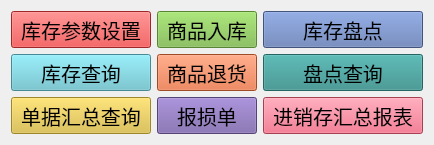
          <widget class="QWidget" name="page_4">
           <layout class="QGridLayout" name="gridLayout_4">
            <item row="0" column="0">
             <widget class="back_view_2_botton" name="toolButton_33">
              <property name="sizePolicy">
               <sizepolicy hsizetype="Expanding" vsizetype="Expanding">
                <horstretch>0</horstretch>
                <verstretch>0</verstretch>
               </sizepolicy>
              </property>
              <property name="font">
               <font>
                <pointsize>15</pointsize>
               </font>
              </property>
              <property name="focusPolicy">
               <enum>Qt::StrongFocus</enum>
              </property>
              <property name="styleSheet">
               <string notr="true">background:#df3736;</string>
              </property>
              <property name="text">
               <string>库存参数设置</string>
              </property>
              <property name="icon">
               <iconset resource="../res.qrc">
                <normaloff>:/image/widgets_pic/y12.png</normaloff>:/image/widgets_pic/y12.png</iconset>
              </property>
              <property name="toolButtonStyle">
               <enum>Qt::ToolButtonTextUnderIcon</enum>
              </property>
              <property name="outer_stylesheet" stdset="0">
               <string>backview_select_big</string>
              </property>
              <property name="id" stdset="0">
               <number>0</number>
              </property>
             </widget>
            </item>
            <item row="0" column="1">
             <widget class="back_view_2_botton" name="toolButton_34">
              <property name="sizePolicy">
               <sizepolicy hsizetype="Expanding" vsizetype="Expanding">
                <horstretch>0</horstretch>
                <verstretch>0</verstretch>
               </sizepolicy>
              </property>
              <property name="font">
               <font>
                <pointsize>15</pointsize>
               </font>
              </property>
              <property name="focusPolicy">
               <enum>Qt::StrongFocus</enum>
              </property>
              <property name="styleSheet">
               <string notr="true">background:#7aba46;</string>
              </property>
              <property name="text">
               <string>商品入库</string>
              </property>
              <property name="icon">
               <iconset resource="../res.qrc">
                <normaloff>:/image/widgets_pic/r8.png</normaloff>:/image/widgets_pic/r8.png</iconset>
              </property>
              <property name="toolButtonStyle">
               <enum>Qt::ToolButtonTextUnderIcon</enum>
              </property>
              <property name="outer_stylesheet" stdset="0">
               <string>backview_select_big</string>
              </property>
              <property name="id" stdset="0">
               <number>1</number>
              </property>
             </widget>
            </item>
            <item row="0" column="2">
             <widget class="back_view_2_botton" name="toolButton_35">
              <property name="sizePolicy">
               <sizepolicy hsizetype="Expanding" vsizetype="Expanding">
                <horstretch>0</horstretch>
                <verstretch>0</verstretch>
               </sizepolicy>
              </property>
              <property name="font">
               <font>
                <pointsize>15</pointsize>
               </font>
              </property>
              <property name="focusPolicy">
               <enum>Qt::StrongFocus</enum>
              </property>
              <property name="styleSheet">
               <string notr="true">background:#5c76b0;</string>
              </property>
              <property name="text">
               <string>库存盘点</string>
              </property>
              <property name="icon">
               <iconset resource="../res.qrc">
                <normaloff>:/image/widgets_pic/r6.png</normaloff>:/image/widgets_pic/r6.png</iconset>
              </property>
              <property name="toolButtonStyle">
               <enum>Qt::ToolButtonTextUnderIcon</enum>
              </property>
              <property name="outer_stylesheet" stdset="0">
               <string>backview_select_big</string>
              </property>
              <property name="id" stdset="0">
               <number>2</number>
              </property>
             </widget>
            </item>
            <item row="1" column="0">
             <widget class="back_view_2_botton" name="toolButton_36">
              <property name="sizePolicy">
               <sizepolicy hsizetype="Expanding" vsizetype="Expanding">
                <horstretch>0</horstretch>
                <verstretch>0</verstretch>
               </sizepolicy>
              </property>
              <property name="font">
               <font>
                <pointsize>15</pointsize>
               </font>
              </property>
              <property name="focusPolicy">
               <enum>Qt::StrongFocus</enum>
              </property>
              <property name="styleSheet">
               <string notr="true">background:#64c1cf;</string>
              </property>
              <property name="text">
               <string>库存查询</string>
              </property>
              <property name="icon">
               <iconset resource="../res.qrc">
                <normaloff>:/image/widgets_pic/r5.png</normaloff>:/image/widgets_pic/r5.png</iconset>
              </property>
              <property name="toolButtonStyle">
               <enum>Qt::ToolButtonTextUnderIcon</enum>
              </property>
              <property name="outer_stylesheet" stdset="0">
               <string>backview_select_big</string>
              </property>
              <property name="id" stdset="0">
               <number>3</number>
              </property>
             </widget>
            </item>
            <item row="1" column="1">
             <widget class="back_view_2_botton" name="toolButton_37">
              <property name="sizePolicy">
               <sizepolicy hsizetype="Expanding" vsizetype="Expanding">
                <horstretch>0</horstretch>
                <verstretch>0</verstretch>
               </sizepolicy>
              </property>
              <property name="font">
               <font>
                <pointsize>15</pointsize>
               </font>
              </property>
              <property name="focusPolicy">
               <enum>Qt::StrongFocus</enum>
              </property>
              <property name="styleSheet">
               <string notr="true">background:#e26835;</string>
              </property>
              <property name="text">
               <string>商品退货</string>
              </property>
              <property name="icon">
               <iconset resource="../res.qrc">
                <normaloff>:/image/widgets_pic/r9.png</normaloff>:/image/widgets_pic/r9.png</iconset>
              </property>
              <property name="toolButtonStyle">
               <enum>Qt::ToolButtonTextUnderIcon</enum>
              </property>
              <property name="outer_stylesheet" stdset="0">
               <string>backview_select_big</string>
              </property>
              <property name="id" stdset="0">
               <number>4</number>
              </property>
             </widget>
            </item>
            <item row="1" column="2">
             <widget class="back_view_2_botton" name="toolButton_38">
              <property name="sizePolicy">
               <sizepolicy hsizetype="Expanding" vsizetype="Expanding">
                <horstretch>0</horstretch>
                <verstretch>0</verstretch>
               </sizepolicy>
              </property>
              <property name="font">
               <font>
                <pointsize>15</pointsize>
               </font>
              </property>
              <property name="focusPolicy">
               <enum>Qt::StrongFocus</enum>
              </property>
              <property name="styleSheet">
               <string notr="true">background:#308e8a;</string>
              </property>
              <property name="text">
               <string>盘点查询</string>
              </property>
              <property name="icon">
               <iconset resource="../res.qrc">
                <normaloff>:/image/widgets_pic/q11.png</normaloff>:/image/widgets_pic/q11.png</iconset>
              </property>
              <property name="toolButtonStyle">
               <enum>Qt::ToolButtonTextUnderIcon</enum>
              </property>
              <property name="outer_stylesheet" stdset="0">
               <string>backview_select_big</string>
              </property>
              <property name="id" stdset="0">
               <number>5</number>
              </property>
             </widget>
            </item>
            <item row="2" column="0">
             <widget class="back_view_2_botton" name="toolButton_40">
              <property name="sizePolicy">
               <sizepolicy hsizetype="Expanding" vsizetype="Expanding">
                <horstretch>0</horstretch>
                <verstretch>0</verstretch>
               </sizepolicy>
              </property>
              <property name="font">
               <font>
                <pointsize>15</pointsize>
               </font>
              </property>
              <property name="focusPolicy">
               <enum>Qt::StrongFocus</enum>
              </property>
              <property name="styleSheet">
               <string notr="true">background:#dcbd39;</string>
              </property>
              <property name="text">
               <string>单据汇总查询</string>
              </property>
              <property name="icon">
               <iconset resource="../res.qrc">
                <normaloff>:/image/widgets_pic/r2.png</normaloff>:/image/widgets_pic/r2.png</iconset>
              </property>
              <property name="toolButtonStyle">
               <enum>Qt::ToolButtonTextUnderIcon</enum>
              </property>
              <property name="outer_stylesheet" stdset="0">
               <string>backview_select_big</string>
              </property>
              <property name="id" stdset="0">
               <number>6</number>
              </property>
             </widget>
            </item>
            <item row="2" column="1">
             <widget class="back_view_2_botton" name="toolButton_39">
              <property name="sizePolicy">
               <sizepolicy hsizetype="Expanding" vsizetype="Expanding">
                <horstretch>0</horstretch>
                <verstretch>0</verstretch>
               </sizepolicy>
              </property>
              <property name="font">
               <font>
                <pointsize>15</pointsize>
               </font>
              </property>
              <property name="focusPolicy">
               <enum>Qt::StrongFocus</enum>
              </property>
              <property name="styleSheet">
               <string notr="true">background:#775ea7;</string>
              </property>
              <property name="text">
               <string>报损单</string>
              </property>
              <property name="icon">
               <iconset resource="../res.qrc">
                <normaloff>:/image/widgets_pic/r1.png</normaloff>:/image/widgets_pic/r1.png</iconset>
              </property>
              <property name="toolButtonStyle">
               <enum>Qt::ToolButtonTextUnderIcon</enum>
              </property>
              <property name="outer_stylesheet" stdset="0">
               <string>backview_select_big</string>
              </property>
              <property name="id" stdset="0">
               <number>7</number>
              </property>
             </widget>
            </item>
            <item row="2" column="2">
             <widget class="back_view_2_botton" name="toolButton_41">
              <property name="sizePolicy">
               <sizepolicy hsizetype="Expanding" vsizetype="Expanding">
                <horstretch>0</horstretch>
                <verstretch>0</verstretch>
               </sizepolicy>
              </property>
              <property name="font">
               <font>
                <pointsize>15</pointsize>
               </font>
              </property>
              <property name="focusPolicy">
               <enum>Qt::StrongFocus</enum>
              </property>
              <property name="styleSheet">
               <string notr="true">background:#ea5873;</string>
              </property>
              <property name="text">
               <string>进销存汇总报表</string>
              </property>
              <property name="icon">
               <iconset resource="../res.qrc">
                <normaloff>:/image/widgets_pic/q14.png</normaloff>:/image/widgets_pic/q14.png</iconset>
              </property>
              <property name="toolButtonStyle">
               <enum>Qt::ToolButtonTextUnderIcon</enum>
              </property>
              <property name="outer_stylesheet" stdset="0">
               <string>backview_select_big</string>
              </property>
              <property name="id" stdset="0">
               <number>8</number>
              </property>
             </widget>
            </item>
           </layout>
          </widget>
